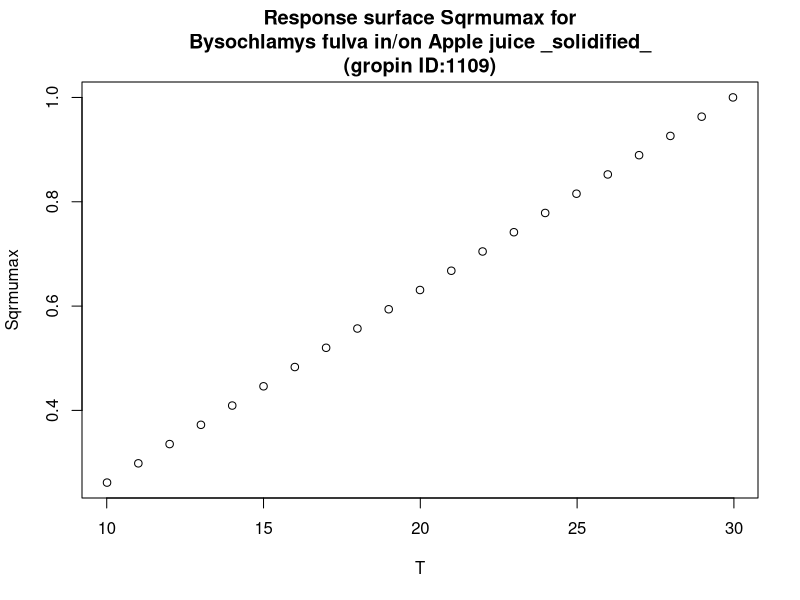

R code for this plot:
#############################
# start of Parameter script
#############################
T <- seq(10.01,29.97002997003,length.out=21)
#############################
# end of Parameter script
#############################
############################# 
# start of Model script Gropin ID 1109 
#############################
 
# constant coefficients for this model
 
variables <- data.frame(T)
argumentsPar <- expand.grid(variables)
 
# heart of the model
response_surface <- function(T) {
   mumax <-0.0370*(T-2.94)

return(mumax=mumax)
} 

# output parameters
responseSurface <- cbind(argumentsPar,response_surface(argumentsPar['T']))
colnames(responseSurface) <- c(colnames(argumentsPar),'Sqrmumax')
#############################
# End of Model script
#############################
############################# 
# start of Visualisation script Gropin ID 1109 
#############################
plot(T,responseSurface$'Sqrmumax',xlab='T',
                          ylab='Sqrmumax',main='Response surface Sqrmumax for
Bysochlamys fulva in/on Apple juice _solidified_
(gropin ID:1109)')
#############################
# End of Visualisation script
#############################
